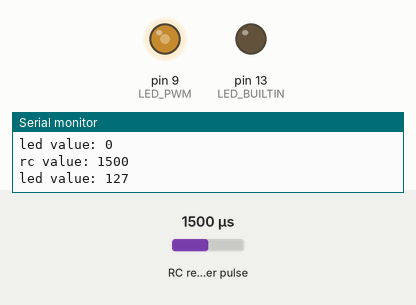
The program below on a simulated Arduino Nano, built with avr-gcc and run on an emulated ATmega328P. On the bench: output pins drawn as LEDs (lit = HIGH), the last lines printed to the serial monitor. Wiring (inferred from the names in the program): RC receiver channel: data pin 2. The test bench sets the inputs (shaded band); at power-on: RC receiver pulse 1500 µs.

Above: at 1.2 s.
1.3 s: RC receiver pulse (sensor on pin 2) set to 1020 µs
At 1.7 s:
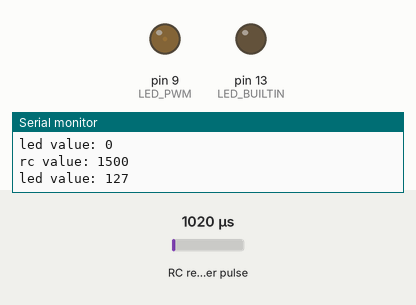
2.8 s: RC receiver pulse (sensor on pin 2) set to 1980 µs
At 4.2 s:
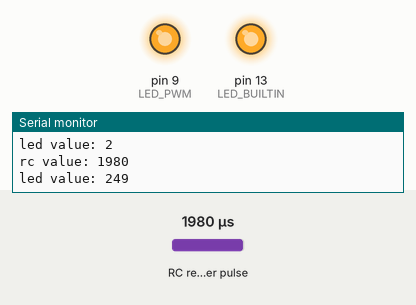
4.5 s: RC receiver pulse (sensor on pin 2) set to 1750 µs
At 5.4 s:
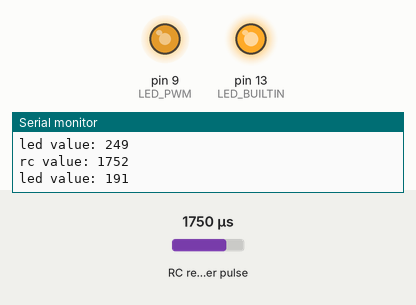
6.0 s: RC receiver pulse (sensor on pin 2) set to 1500 µs
At 6.5 s:
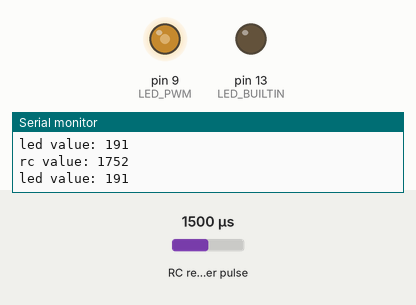
Timing chart, 0 to 8.5 s (numbered marks = the images above; inputs shaded):
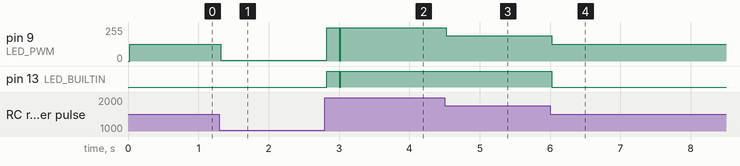

The program:

main.cpp
```cpp
#include <Arduino.h>
#include <EnableInterrupt.h>


#define RC_CH1  2
#define LED_PWM 9

uint32_t last_interrupt_time = 0;
uint16_t value = 1500;
uint8_t led_value = 0;

void isr_handler() {
  if (digitalRead(RC_CH1) == HIGH) {
    last_interrupt_time = micros();
  } else {
    uint16_t rc_compare = (uint16_t)(micros() - last_interrupt_time);
    value = rc_compare;

    led_value = map(value, 1000, 2000, 0, 255);
    analogWrite(LED_BUILTIN, led_value);
    analogWrite(LED_PWM, led_value);
  }
}

void setup() {
  Serial.begin(57600);
  pinMode(RC_CH1, INPUT);
  pinMode(LED_BUILTIN, OUTPUT);
  pinMode(LED_PWM, OUTPUT);
  enableInterrupt(RC_CH1, isr_handler, CHANGE);
}

// the loop function runs over and over again forever
void loop() {
  Serial.print("rc value: ");
  Serial.println(value);
  Serial.print("led value: ");
  Serial.println(led_value);
  delay(1000);                       // wait for a second

}
```

Measured:
- after the input at 1.3 s, pin 13 (LED_BUILTIN): stays LOW (without the input it goes to HIGH after 0.70 s)
- after the input at 2.8 s, pin 9 (LED_PWM): 5/255 → 249/255 at once; pin 13 (LED_BUILTIN): LOW → HIGH at once, → LOW 0.18 s later, → HIGH 0.02 s later
- after the input at 4.5 s, pin 9 (LED_PWM): 249/255 → 191/255 at once
- after the input at 6.0 s, pin 9 (LED_PWM): 191/255 → 127/255 at once; pin 13 (LED_BUILTIN): HIGH → LOW at once
